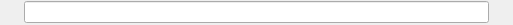
<?xml version="1.0" encoding="UTF-8"?>
<ui version="4.0">
 <class>IcecastFilterWidget</class>
 <widget class="QWidget" name="IcecastFilterWidget">
  <property name="geometry">
   <rect>
    <x>0</x>
    <y>0</y>
    <width>513</width>
    <height>25</height>
   </rect>
  </property>
  <property name="windowTitle">
   <string>Form</string>
  </property>
  <layout class="QHBoxLayout" name="horizontalLayout">
   <property name="spacing">
    <number>0</number>
   </property>
   <property name="margin">
    <number>0</number>
   </property>
   <item>
    <widget class="QToolButton" name="clear">
     <property name="autoRaise">
      <bool>true</bool>
     </property>
    </widget>
   </item>
   <item>
    <widget class="LineEdit" name="filter">
     <property name="hint" stdset="0">
      <string>Search Icecast stations</string>
     </property>
    </widget>
   </item>
   <item>
    <widget class="QToolButton" name="options">
     <property name="popupMode">
      <enum>QToolButton::InstantPopup</enum>
     </property>
     <property name="autoRaise">
      <bool>true</bool>
     </property>
    </widget>
   </item>
  </layout>
  <action name="action_sort_genre_alphabetically">
   <property name="checkable">
    <bool>true</bool>
   </property>
   <property name="text">
    <string>Sort by genre (alphabetically)</string>
   </property>
  </action>
  <action name="action_sort_genre_popularity">
   <property name="checkable">
    <bool>true</bool>
   </property>
   <property name="text">
    <string>Sort by genre (by popularity)</string>
   </property>
  </action>
  <action name="action_sort_station">
   <property name="checkable">
    <bool>true</bool>
   </property>
   <property name="text">
    <string>Sort by station name</string>
   </property>
  </action>
 </widget>
 <customwidgets>
  <customwidget>
   <class>LineEdit</class>
   <extends>QLineEdit</extends>
   <header>widgets/lineedit.h</header>
  </customwidget>
 </customwidgets>
 <resources/>
 <connections/>
</ui>
